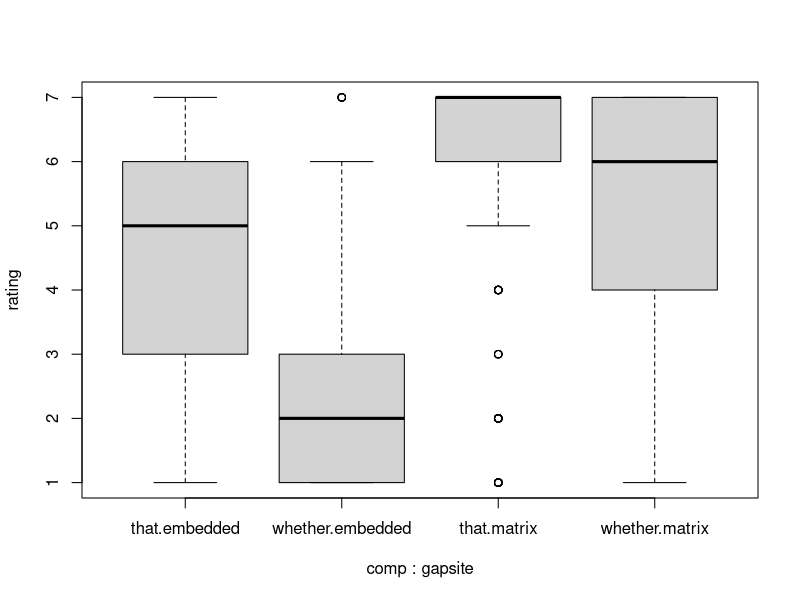
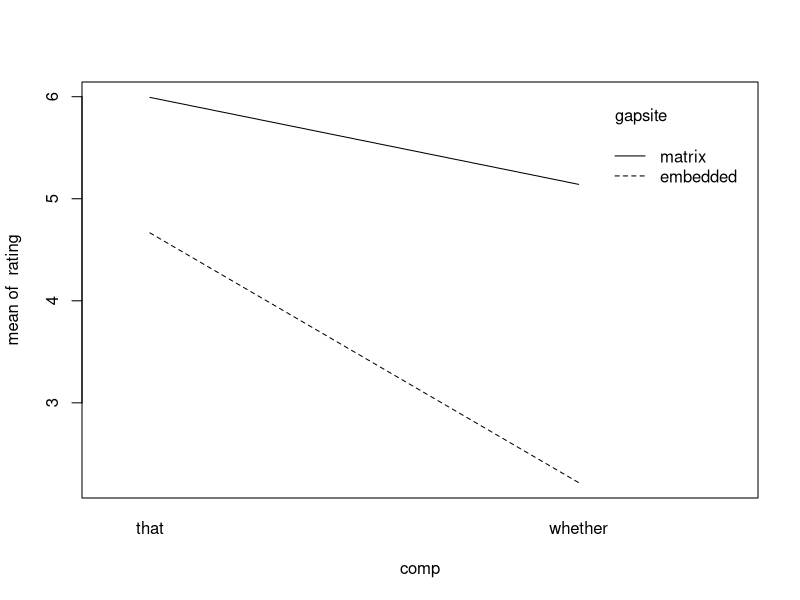

Source code (R) for these figures, in order:
# LING280 Practice with Interactions
# 'whether'-island ratings data set from Sprouse, Wagers & Phillips (2012)
# 10.1353/lan.2012.0004

# Read the data in
read.csv("data/islands.simple.csv") -> islands.raw

# What is the design?
print(str(islands.raw))

# The unlist() function will convert the data.frame into a vector (by column)
islands.df <- data.frame(rating = unlist(islands.raw))

nrow(islands.raw) -> n.obs.percondition #hint
islands.df$comp <- c(rep("that", 2 * n.obs.percondition),
                     rep("whether", 2 * n.obs.percondition))
islands.df$gapsite <- rep(c(rep("matrix", n.obs.percondition),
                            rep("embedded", n.obs.percondition)), 2)

# turn the string values from above into 'factors'
islands.df$comp <- factor(islands.df$comp)
islands.df$gapsite <- factor(islands.df$gapsite)

# double check that everything is correctly distributed
with(islands.df, table(comp, gapsite))

# estimate a linear model that includes the two factors as simple effects only

# estimate a linear model that includes the two factors and their interaction

# which is better? why?

# A little about manipulating the contrast coding in R ...
# By default, R factors are treatment - i.e. (0,1) - coded
# To do it by hand, you could use the contr.treatment() function
# You can check this with the contrasts() function
contrasts(islands.df$comp)
contrasts(islands.df$gapsite)
# What does assign to either factor as a baseline?
# On what basis does it do it? [it's dumb ...]

# Switch teh baseline for "GAPSITE"
# abs() - absolute value function
abs(contrasts(islands.df$gapsite)-1)->contrasts(islands.df$gapsite)

# Generate sum contrasts for two levels
contr.sum(2)
# Divide by 2 so that the slope is the diff. between means
contrasts(islands.df$comp) <- contr.sum(2)/2
contrasts(islands.df$gapsite) <- contr.sum(2)/2
# I want to treat 'matrix' as the positive contrast, so:
contrasts(islands.df$gapsite) <- -1 * contrasts(islands.df$gapsite)


## visualizations
# some plotting functions understand formulas
boxplot(rating~comp*gapsite, data=islands.df)

# what kind of interaction?
with(islands.df,
     interaction.plot(x.factor = comp, 
                      trace.factor = gapsite, 
                      response=rating))